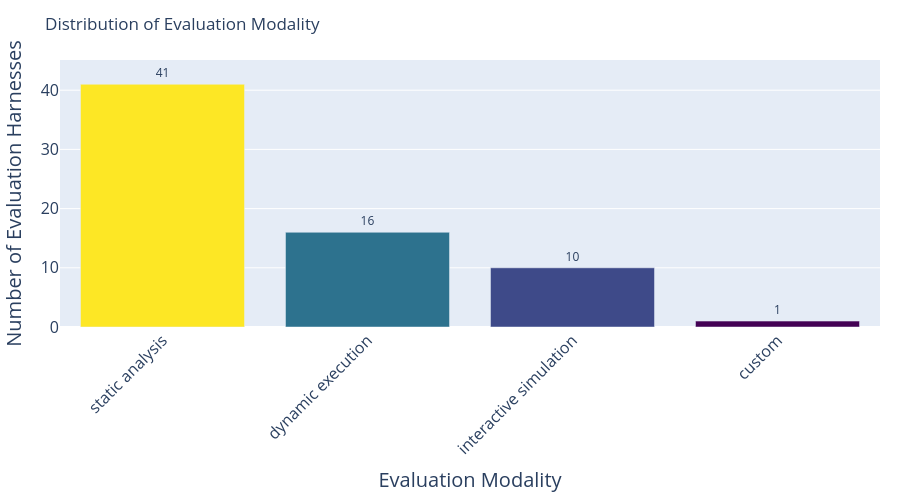

This figure's notebook cell:
### Code cell
import pandas as pd
import plotly.express as px

df = pd.read_csv("data/evaluation_harness_metadata.csv", encoding="utf-8")
df['evaluation modality'] = df['evaluation modality'].apply(lambda x: x.split(', ') if pd.notna(x) else [])
df = df.explode('evaluation modality')

# Get value counts and create a DataFrame for plotting
value_counts = df['evaluation modality'].value_counts()
value_counts_df = value_counts.reset_index()
value_counts_df.columns = ['Evaluation Modality', 'Count']

# Create bar chart with Plotly
fig = px.bar(
    value_counts_df, 
    x='Evaluation Modality', 
    y='Count',
    title='Distribution of Evaluation Modality',
    labels={'Count': 'Number of Evaluation Harnesses'},
    color='Count',
    color_continuous_scale='viridis'
)

# Customize the layout
fig.update_layout(
    xaxis_tickangle=-45,
    margin=dict(l=20, r=20, t=60, b=100),
    height=500,
    showlegend=False,
    xaxis=dict(
        title_font_size=20,
        tickfont_size=16
    ),
    yaxis=dict(
        title_font_size=20,
        tickfont_size=16,
        range=[0, value_counts_df['Count'].max() * 1.1]  # Add 10% padding to y-axis
    )
)

# Remove color bar
fig.update_coloraxes(showscale=False)

# Add value labels on top of bars
fig.update_traces(texttemplate='%{y}', textposition='outside')

fig.show()

### Figure 1 — Plotly figure (JSON) as saved in the notebook; plotly's stock layout.template omitted (floating-point values rounded to 4 significant figures)
{"data": [{"hovertemplate": "Evaluation Modality=%{x}<br>Number of Evaluation Harnesses=%{marker.color}<extra></extra>", "legendgroup": "", "marker": {"color": [41, 16, 10, 1], "coloraxis": "coloraxis", "pattern": {"shape": ""}}, "name": "", "orientation": "v", "showlegend": false, "textposition": "outside", "texttemplate": "%{y}", "type": "bar", "x": ["static analysis", "dynamic execution", "interactive simulation", "custom"], "xaxis": "x", "y": [41, 16, 10, 1], "yaxis": "y"}], "layout": {"barmode": "relative", "coloraxis": {"colorbar": {"title": {"text": "Number of Evaluation Harnesses"}}, "colorscale": [[0, "#440154"], [0.1111, "#482878"], [0.2222, "#3e4989"], [0.3333, "#31688e"], [0.4444, "#26828e"], [0.5556, "#1f9e89"], [0.6667, "#35b779"], [0.7778, "#6ece58"], [0.8889, "#b5de2b"], [1, "#fde725"]], "showscale": false}, "height": 500, "legend": {"tracegroupgap": 0}, "margin": {"b": 100, "l": 20, "r": 20, "t": 60}, "showlegend": false, "title": {"text": "Distribution of Evaluation Modality"}, "xaxis": {"anchor": "y", "domain": [0, 1], "tickangle": -45, "tickfont": {"size": 16}, "title": {"font": {"size": 20}, "text": "Evaluation Modality"}}, "yaxis": {"anchor": "x", "domain": [0, 1], "range": [0, 45.1], "tickfont": {"size": 16}, "title": {"font": {"size": 20}, "text": "Number of Evaluation Harnesses"}}}}
